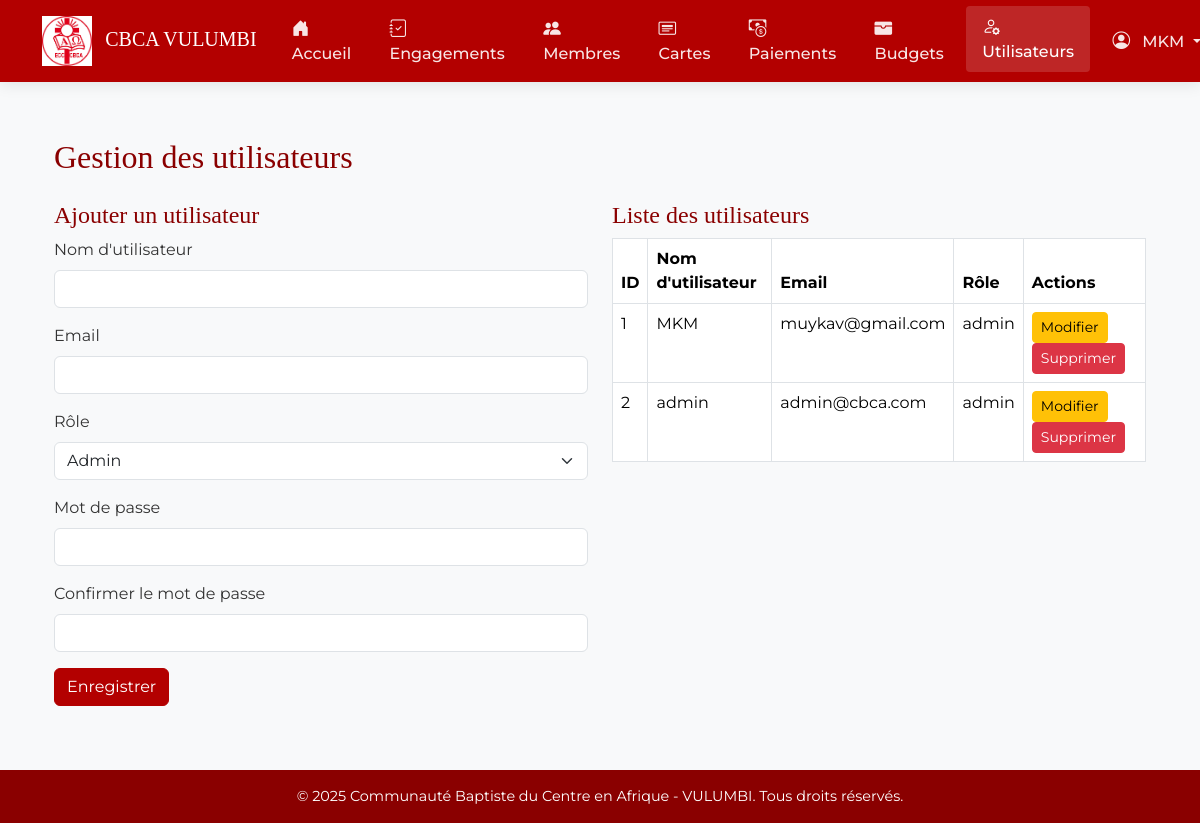
The app's page /utilisateurs (signed in) with its own data.
### app/models.py (models this page shows, shortened)
class Utilisateur(db.Model, UserMixin):
    __tablename__ = 'utilisateur'
    idutilisateur = db.Column(db.Integer, primary_key=True)
    username = db.Column(db.String(100), nullable=False)
    email = db.Column(db.String(150), nullable=True)  # Ajoute ce champ
    role = db.Column(db.String(50), nullable=False)
    password_hash = db.Column(db.String(200), nullable=False)

### app/routes.py (the view, shortened to what this page needs)
@main.route('/utilisateurs', methods=['GET', 'POST'])
@login_required
def utilisateurs():
    if current_user.role != 'admin':
        flash("Accès réservé à l'administrateur.", "danger")
        return redirect(url_for('main.home'))
    form = UtilisateurForm()
    utilisateurs = Utilisateur.query.all()
    return render_template('utilisateurs.html', form=form, utilisateurs=utilisateurs)

### app/forms.py
class UtilisateurForm(FlaskForm):
    username = StringField('Nom d\'utilisateur', validators=[DataRequired(), Length(min=2, max=100)])
    email = StringField('Email', validators=[DataRequired()])  # Ajoute cette ligne
    role = SelectField('Rôle', choices=[('admin', 'Admin'), ('utilisateur', 'Utilisateur')], validators=[DataRequired()])
    password = PasswordField('Mot de passe', validators=[DataRequired(), Length(min=6)])
    confirm_password = PasswordField('Confirmer le mot de passe', validators=[DataRequired(), EqualTo('password', message='Les mots de passe doivent correspondre.')])
    submit = SubmitField('Enregistrer')

### app/__init__.py (called while the page is built)
@login_manager.user_loader
def load_user(user_id):
    return Utilisateur.query.get(int(user_id))

def create_app():
    app = Flask(__name__)
    app.config['SECRET_KEY'] = 'cbca-vulumbi-secret-key'
    app.config['SQLALCHEMY_DATABASE_URI'] = 'sqlite:///cbca.db'
    db.init_app(app)
    login_manager.init_app(app)
    migrate = Migrate(app, db)
    from .routes import main
    app.register_blueprint(main)
    @app.context_processor
    def inject_now():
        return {'now': datetime.now()}
    login_manager.login_view = 'main.login'
    return app

### app/templates/utilisateurs.html (shortened to what this page needs)
{% extends "base.html" %}
{% block content %}
<div class="container mt-4">
    <h2 class="mb-4">Gestion des utilisateurs</h2>
    <div class="row">
        <div class="col-md-6">
            <h4>Ajouter un utilisateur</h4>
            <form method="POST">
                <div class="mb-3">
                    {{ form.username.label(class="form-label") }}
                    {{ form.username(class="form-control") }}
                </div>
                <div class="mb-3">
                    {{ form.email.label(class="form-label") }}
                    {{ form.email(class="form-control") }}
                </div>
                <div class="mb-3">
                    {{ form.role.label(class="form-label") }}
                    {{ form.role(class="form-select") }}
                </div>
                <div class="mb-3">
                    {{ form.password.label(class="form-label") }}
                    {{ form.password(class="form-control") }}
                </div>
                <div class="mb-3">
                    {{ form.confirm_password.label(class="form-label") }}
                    {{ form.confirm_password(class="form-control") }}
                </div>
                {{ form.submit(class="btn btn-primary") }}
            </form>
        </div>
        <div class="col-md-6">
            <h4>Liste des utilisateurs</h4>
            <table class="table table-bordered">
                <thead>
                    <tr>
                        <th>ID</th>
                        <th>Nom d'utilisateur</th>
                        <th>Email</th>
                        <th>Rôle</th>
                        <th>Actions</th>
                    </tr>
                </thead>
                <tbody>
                    {% for utilisateur in utilisateurs %}
                    <tr>
                        <td>{{ utilisateur.idutilisateur }}</td>
                        <td>{{ utilisateur.username }}</td>
                        <td>{{ utilisateur.email }}</td>
                        <td>{{ utilisateur.role }}</td>
                        <td>
                            <button class="btn btn-sm btn-warning" data-bs-toggle="modal" data-bs-target="#editModal{{ utilisateur.idutilisateur }}">Modifier</button>
                            <button class="btn btn-sm btn-danger" data-bs-toggle="modal" data-bs-target="#deleteModal{{ utilisateur.idutilisateur }}">Supprimer</button>
                        </td>
                    </tr>
                    {% else %}
                    <tr>
                        <td colspan="5" class="text-center">Aucun utilisateur trouvé.</td>
                    </tr>
                    {% endfor %}
                </tbody>
            </table>
        </div>
    </div>
</div>
{% endblock %}

### app/templates/base.html (shortened to what this page needs)
<!DOCTYPE html>
<html lang="fr">
<head>
    <link href="https://cdn.jsdelivr.net/npm/bootstrap@5.3.3/dist/css/bootstrap.min.css" rel="stylesheet">
    <link href="https://cdn.jsdelivr.net/npm/bootstrap-icons@1.10.5/font/bootstrap-icons.css" rel="stylesheet">
</head>
<body>
<nav class="navbar navbar-expand-lg navbar-dark sticky-top">
    <div class="container">
        <a class="navbar-brand" href="{{ url_for('main.home') }}">
            <img src="{{ url_for('static', filename='images/cbca_logo.png') }}" alt="CBCA Logo">
            <span class="d-none d-md-inline ms-2" style="font-family: 'Playfair Display', serif;">CBCA VULUMBI</span>
        </a>
        <div class="collapse navbar-collapse" id="navbarNav">
            <ul class="navbar-nav me-auto">
                <li class="nav-item">
                    <a class="nav-link {{ 'active' if request.path == url_for('main.home') }}" href="{{ url_for('main.home') }}">
                        <i class="bi bi-house-door-fill"></i> Accueil
                    </a>
                </li>
                {% if current_user.is_authenticated %}
                    <li class="nav-item">
                        <a class="nav-link {{ 'active' if request.path == url_for('main.engagements') }}" href="{{ url_for('main.engagements') }}">
                            <i class="bi bi-journal-check"></i> Engagements
                        </a>
                    </li>
                    <li class="nav-item">
                        <a class="nav-link {{ 'active' if request.path == url_for('main.membres') }}" href="{{ url_for('main.membres') }}">
                            <i class="bi bi-people-fill"></i> Membres
                        </a>
                    </li>
                    <li class="nav-item">
                        <a class="nav-link {{ 'active' if request.path == url_for('main.cartes') }}" href="{{ url_for('main.cartes') }}">
                            <i class="bi bi-card-heading"></i> Cartes
                        </a>
                    </li>
                    <li class="nav-item">
                        <a class="nav-link {{ 'active' if request.path.startswith('/engagements/') and '/paiements' in request.path }}" href="#paiements">
                            <i class="bi bi-cash-coin"></i> Paiements
                        </a>
                    </li>
                    <li class="nav-item">
                        <a class="nav-link {{ 'active' if request.path == url_for('main.budgets') }}" href="{{ url_for('main.budgets') }}">
                            <i class="bi bi-wallet-fill"></i> Budgets
                        </a>
                    </li>
                    {% if current_user.role == 'admin' %}
                    <li class="nav-item">
                        <a class="nav-link {{ 'active' if request.path == url_for('main.utilisateurs') }}" href="{{ url_for('main.utilisateurs') }}">
                            <i class="bi bi-person-gear"></i> Utilisateurs
                        </a>
                    </li>
                    {% endif %}
                {% endif %}
            </ul>
            <ul class="navbar-nav">
                {% if current_user.is_authenticated %}
                <li class="nav-item dropdown">
                    <a class="nav-link dropdown-toggle" href="#" role="button" data-bs-toggle="dropdown">
                        <i class="bi bi-person-circle"></i> {{ current_user.username }}
                    </a>
                </li>
                {% else %}
                <li class="nav-item">
                    <a class="nav-link" href="{{ url_for('main.login') }}">
                        <i class="bi bi-box-arrow-in-right"></i> Connexion
                    </a>
                </li>
                {% endif %}
            </ul>
        </div>
    </div>
</nav>
<main class="content">
    <div class="container">
        {% block content %}{% endblock %}
    </div>
</main>
<footer class="footer">
    <div class="container">
        <p class="mb-0">
            &copy; {{ now.year }} Communauté Baptiste du Centre en Afrique - VULUMBI. Tous droits réservés.
        </p>
    </div>
</footer>
</body>
</html>

### app/templates/base.html (style rules this page uses)
:root { --primary-color: #b30000; --primary-dark: #8a0000; --secondary-color: #f8f9fa; --text-color: #333; --light-gray: #f5f5f5; }
body { font-family: 'Montserrat', sans-serif; background-color: var(--secondary-color); color: var(--text-color); min-height: 100vh; display: flex; flex-direction: column; }
.navbar { background-color: var(--primary-color); box-shadow: 0 2px 15px rgba(0,0,0,0.1); padding: 0.5rem 0; }
.navbar-brand img { height: 50px; transition: transform 0.3s; }
.nav-link { color: rgba(255,255,255,0.9) !important; font-weight: 500; padding: 0.5rem 1rem !important; margin: 0 0.2rem; border-radius: 4px; transition: all 0.3s; }
.nav-link:hover, .nav-link.active { color: #ffffff !important; background-color: rgba(255,255,255,0.15); transform: translateY(-2px); }
.nav-item i { margin-right: 8px; font-size: 1.1rem; }
.content { flex: 1; padding: 2rem 0 4rem; }
.footer { background-color: var(--primary-dark); color: white; text-align: center; padding: 1rem 0; margin-top: auto; }
.footer p { margin-bottom: 0; font-size: 0.9rem; }
h1, h2, h3, h4, h5 { font-family: 'Playfair Display', serif; color: var(--primary-dark); }
.btn-primary { background-color: var(--primary-color); border-color: var(--primary-color); }

### records on screen
Utilisateur: username "MKM", idutilisateur "1", email "muykav@gmail.com", role "admin"
Utilisateur: idutilisateur "2", username "admin", email "admin@cbca.com", role "admin"
